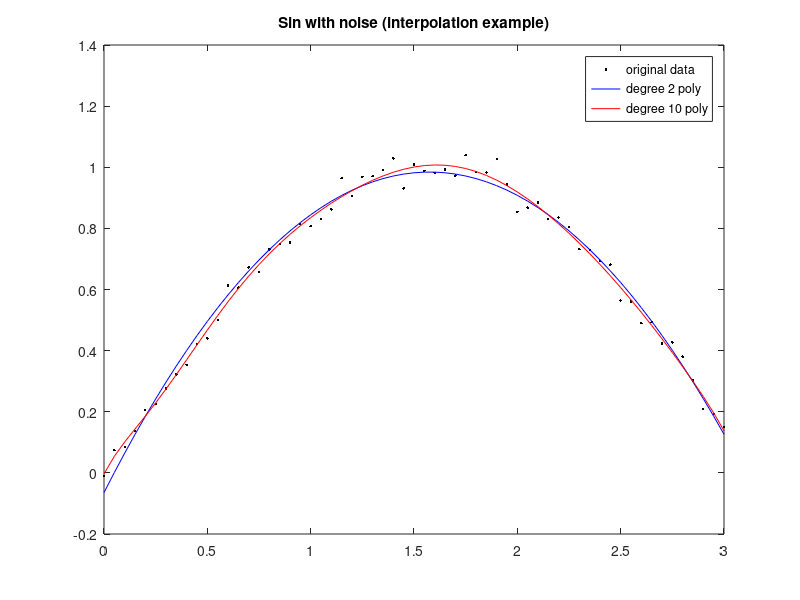
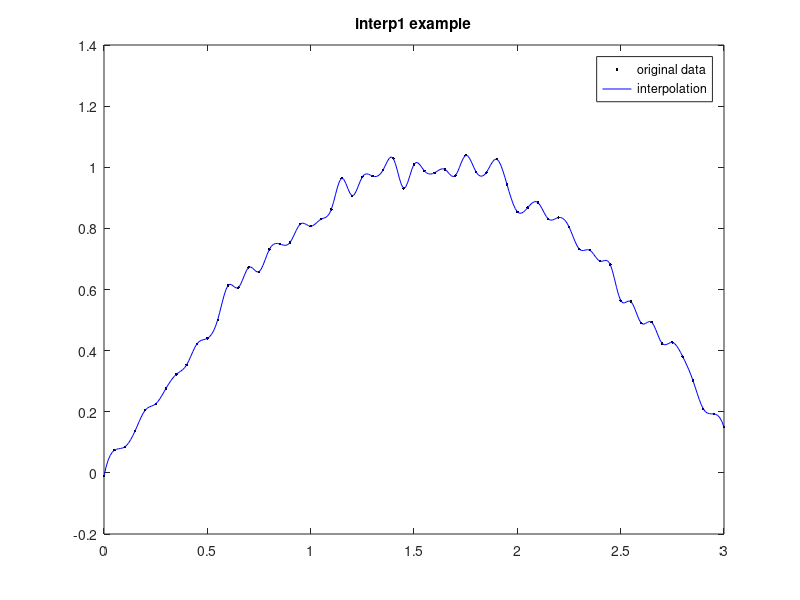
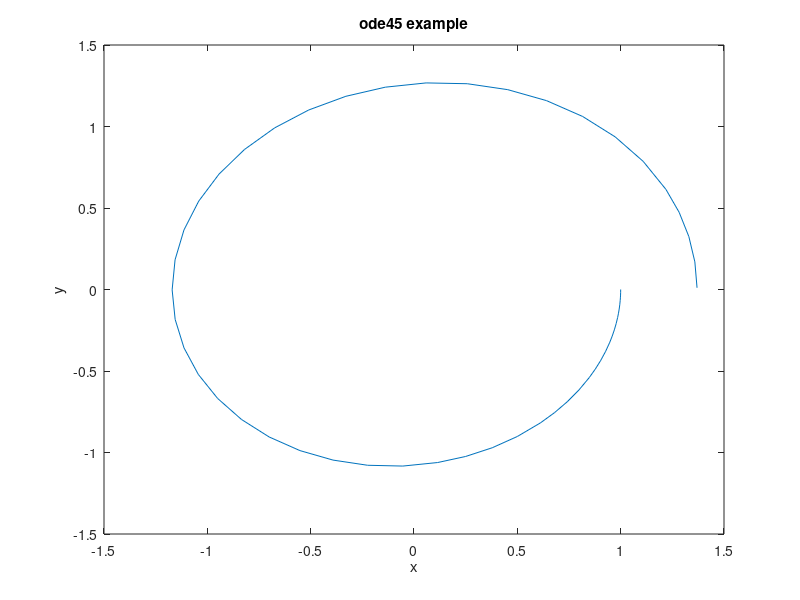
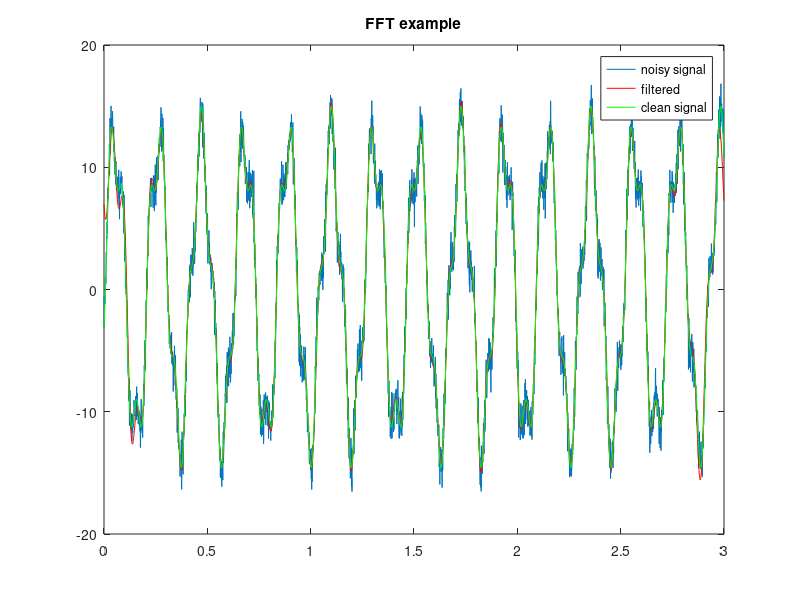

The MATLAB source for these figures, in order:
%% Section week 10: function examples

close all
clear all

%% Solving Ax = b

A = rand(10,10);
b = rand(10,1);

%% tril, triu, diag (use with Jacobi & Gauss-Seidel)
tril(A);      % Lower triangular part (with diagonal)
triu(A);      % Upper triangular part (with diagonal)

strict_lower_diag = A - triu(A);

% Two ways to use diag

% with matrix -- returns a vector
disp(diag(A))

% with vector -- returns a matrix
disp(diag(b))

% Can specify off-diagonals using diag
B = diag(-2*ones(10,1)) + diag(ones(9,1),-1) + diag(ones(9,1),1);
disp(B)

% LU decomposition (and \)
% PA = LU

[L,U,P] = lu(A);

% Solve linear systems faster: O(n^2) instead of O(n^3)
% Ax = b --> PAx = Pb
% PAx = LUx = Pb --> Ly = Pb (if Ux = y)

y = L \ P*b;
x = U \ y;
disp(['norm of x - A\b' num2str(norm(x-A\b))]);

% Can also use \ to find product inv(A)*B;
disp(['norm of inv(A)*B - A \ B' num2str(norm(inv(A)*B - A \ B))]);

% If matrix is not invertible, has large condition number
C = A - triu(A);
disp(['condition number of C: ' num2str(cond(C))]);


%% Interpolation

% Noisy sin data
x = 0:.05:3;
y = sin(x) + randn(size(x)) / 30;

plot(x,y,'k.');
title('Sin with noise (interpolation example)')
hold on

% polycoeff = polyfit(x,f(x),degree)
polycoeffs2 = polyfit(x,y,2);
polycoeffs10 = polyfit(x,y,10);

% y_vals = polyval(polycoeffs,x_vals)
y_vals2 = polyval(polycoeffs2,x);
y_vals10 = polyval(polycoeffs10,x);

plot(x,y_vals2,'b-',x,y_vals10,'r-')
% Notice the polynomial wiggle on the far right for the degree 10
% interpolant
legend('original data','degree 2 poly', 'degree 10 poly')

% y_interp = interp1(x_vals,y_vals,xpts,method)
% method could be 'linear', 'nearest', 'spline', 'cubic', etc.
y_interp = interp1(x,y,0:.01:3,'spline');

figure()
plot(x,y,'k.',0:0.01:3,y_interp,'b-')
title('interp1 example')
legend('original data','interpolation')

% Can also use spline (same as spline method above but with more options)


%% Optimization

% [x_star, fval] = fminsearch(f,x0)
% minimizes f with initial guess x0
% Only takes functions that take one input (f = f(x))

f = @(x,y,z) x^2 + sin(y) + exp(z);

% fix z = 2;

[x_star, fval] = fminsearch(@(w) f(w(1),w(2),2),[0 0]);
disp(['fval - f(x_star) = ' num2str(fval - f(x_star(1),x_star(2),2))]);

% [x, fval, flag] = linprog(f, A, b, ...)
% minimizes f.'*x with A*x <= b
% flag = 1 ==> converged 

f = [-5; -4; -6]; % minimize -5x_1 - 4x_2 - 6x_3
A = [1 -1 1
     3 2 4
     3 2 0];
b = [20; 42; 30];

% I don't have the optimization toolbox on this computer... uncomment if you
% have it
% [x, fval, flag] = linprog(f,A,b);



% *** In both use -f if you want to maximize function instead ***

%% Numerical integration

% int = trapz(x,f(x))
% or, if you've got regular spacing dx
% int = trapz(f(x)) * dx

% Reuse sin example without noise
y = sin(x);
dx = 0.05;

int1 = trapz(x,y);
int2 = trapz(y)*dx;
disp(['int1 - int2 = ' num2str(int1-int2)])


% int = quad(fun,a,b);
% integrate fun from a to b (actually need the function for this one)

% multiple ways to do the same thing:
disp('quad output:')
disp(quad('sin',0,3))
disp(quad(@(x) sin(x),0,3))
f = @(x) sin(x);
disp(quad(f,0,3))


%% Differential equations

% Really just have ode45, ode23...
% Solve y' = f(t,y), y(t0) = y0
% [t, y] = ode45(f,tspan,y0)

A = [0 1; -1 0.1];
f = @(t,y) A*y;
tspan = [0 2*pi];
y0 = [1;0];

% tvals column vector, yvals a length(tvals)x2 matrix
[tvals, yvals] = ode45(f,tspan,y0);

figure()
plot(yvals(:,1),yvals(:,2))
title('ode45 example')
xlabel('x')
ylabel('y')


%% SVD

% A = US(V^*) or AV = US
A = rand(10,10);
[U,S,V] = svd(A);
disp(['norm of US(V^*) - A' num2str(norm(U*S*(V') - A))])


%% FFT 
x = 0:0.001:3;

% Add some noise to a signal
Vclean = 12*sin(30*x) - 3*cos(100*x);
V = Vclean + randn(size(x));
figure()
plot(x,V)
hold on

% Take fft
Vhat = fft(V);

% Find magnitude of frequencies
Vmag = abs(Vhat);

% Use plot to determine a good threshold (300 looks good)
% plot(Vmag)

% Filter out weaker frequencies (these correspond to noise)
Vhat = Vhat .* (Vmag > 300);

% compute inverse fft and plot
Vfiltered = ifft(Vhat);
title('FFT example')
plot(x,Vfiltered,'r-')
plot(x,Vclean,'g-')
legend('noisy signal','filtered','clean signal')

